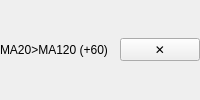
<?xml version="1.0" encoding="UTF-8"?>
<ui version="4.0">
 <class>strategy_rule_row</class>
 <!-- 一條「已加條件」(draft) 嘅排版：符號摘要 label 食晒剩低嘅寬 + ✕ 移除掣。
      數量屬資料（有幾多條 = `_draft`）→ `_CondEditor._render_rules` 逐個 `load_ui` 呢檔填進
      `str_<side>_rulesSlot`；load 後先將 objectName 改做 `str_<side>_rule_{i}` / `..._del`
      （E2E hook + 逐條刪除嘅身份），所以呢度嘅名只係模板名。
      label 食剩低嘅寬用 sizePolicy horstretch（`.ui` 嘅 <item> 唔帶 stretch 屬性）。 -->
 <widget class="QWidget" name="strategy_rule_row">
  <layout class="QHBoxLayout" name="rowLayout">
   <property name="leftMargin"><number>0</number></property>
   <property name="topMargin"><number>0</number></property>
   <property name="rightMargin"><number>0</number></property>
   <property name="bottomMargin"><number>0</number></property>
   <property name="spacing"><number>4</number></property>
   <item>
    <widget class="QLabel" name="rule_lbl">
     <property name="sizePolicy">
      <sizepolicy hsizetype="Expanding" vsizetype="Preferred">
       <horstretch>1</horstretch><verstretch>0</verstretch>
      </sizepolicy>
     </property>
     <!-- 文字屬資料：來源係 strategies.rule_summary(rule) -->
     <property name="text"><string>MA20&gt;MA120 (+60)</string></property>
    </widget>
   </item>
   <item>
    <widget class="QPushButton" name="rule_del_btn">
     <property name="text"><string>✕</string></property>
    </widget>
   </item>
  </layout>
 </widget>
</ui>
